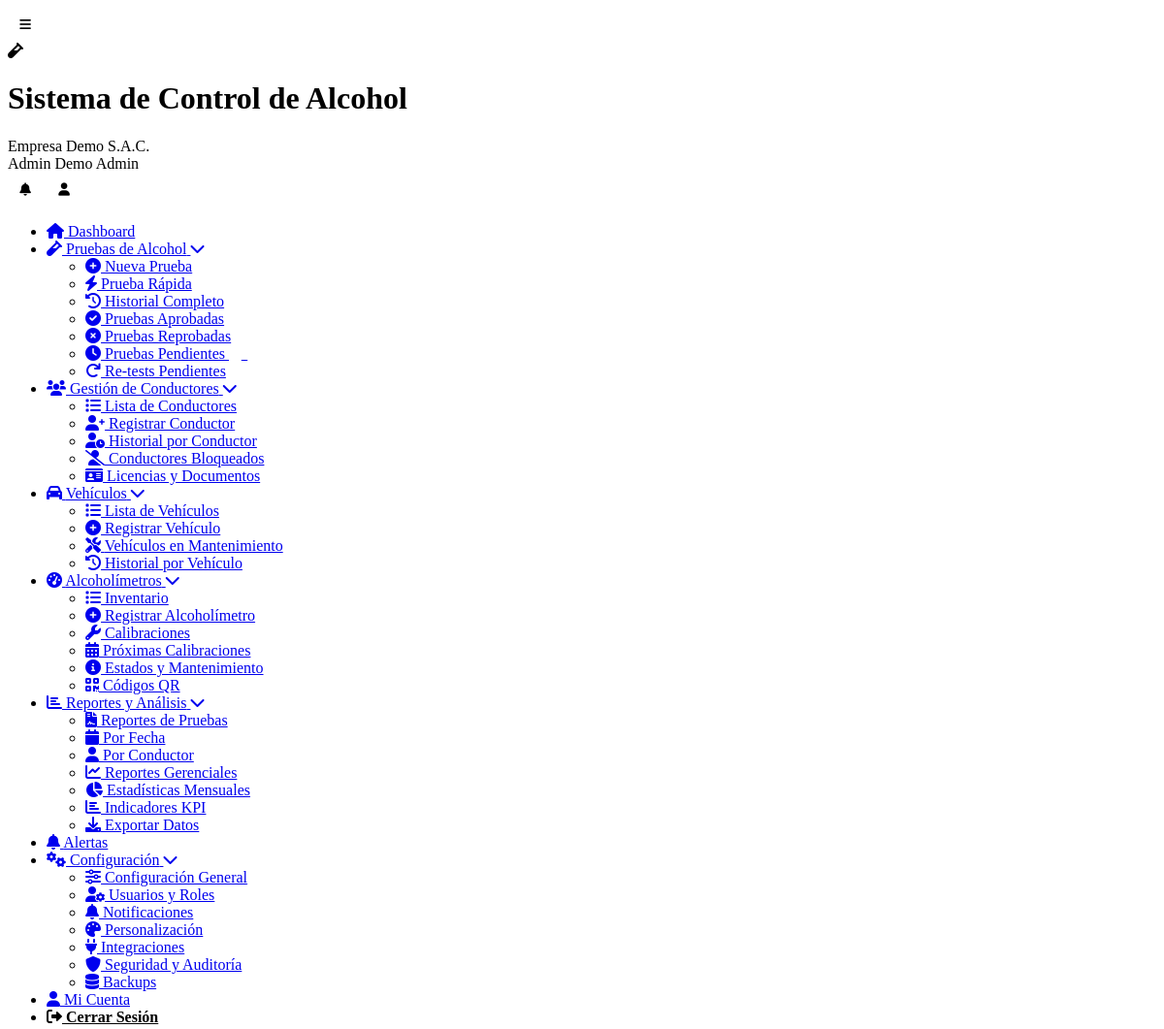
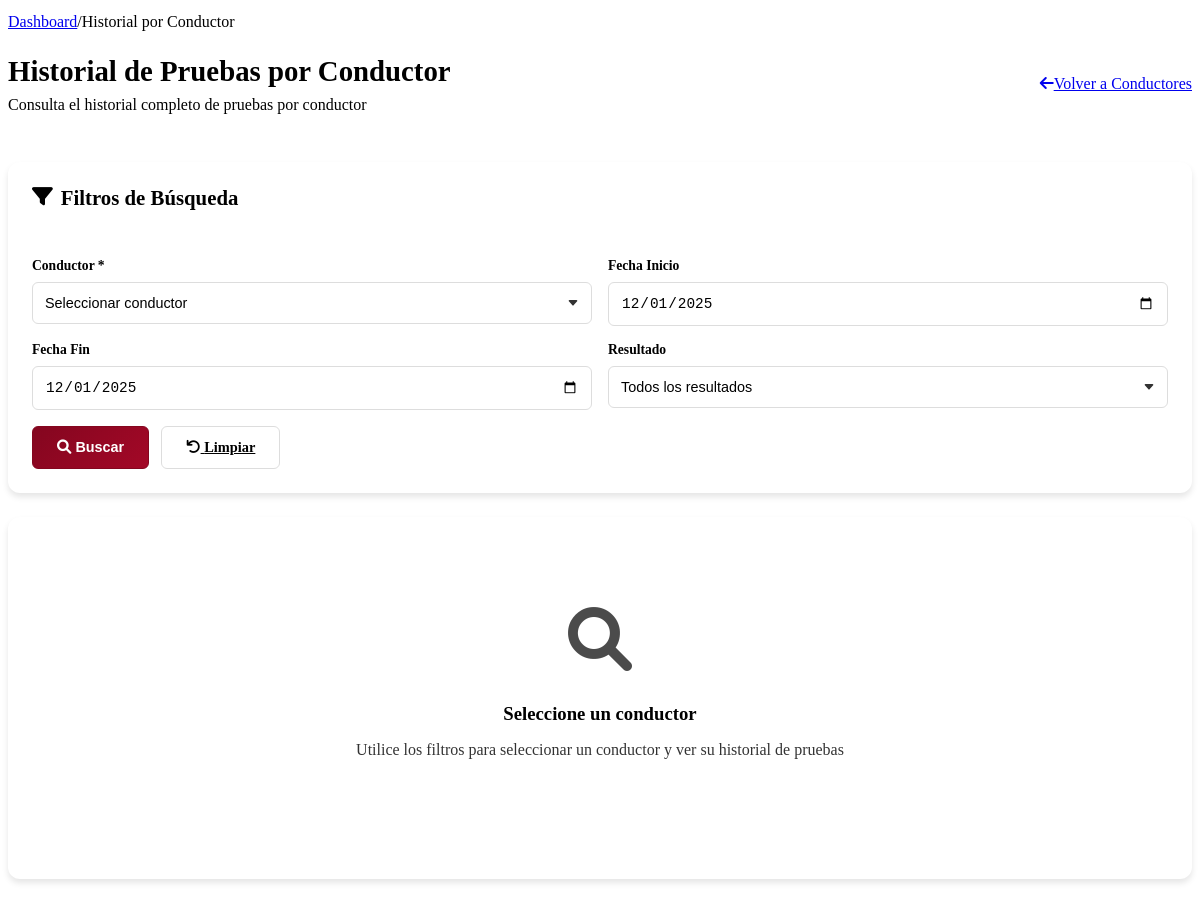
The app's page /historial-conductor.php (signed in) with its own data (2 pictures, top to bottom).
### tables this page shows
CREATE TABLE `usuarios` (
  `id` int(11) NOT NULL,
  `cliente_id` int(11) DEFAULT NULL,
  `nombre` varchar(100) NOT NULL,
  `apellido` varchar(100) DEFAULT NULL,
  `email` varchar(255) NOT NULL,
  `password` varchar(255) NOT NULL,
  `telefono` varchar(20) DEFAULT NULL,
  `dni` varchar(15) DEFAULT NULL,
  `rol` enum('super_admin','admin','supervisor','operador','conductor','auditor') NOT NULL,
  `foto_perfil` varchar(255) DEFAULT NULL,
  `estado` tinyint(1) DEFAULT 1,
  `ultimo_login` timestamp NULL DEFAULT NULL,
  `token_recuperacion` varchar(100) DEFAULT NULL,
  `fecha_expiracion_token` datetime DEFAULT NULL,
  `intentos_login` int(11) DEFAULT 0,
  `bloqueado_hasta` datetime DEFAULT NULL,
  `fecha_creacion` timestamp NULL DEFAULT current_timestamp()
);

CREATE TABLE `clientes` (
  `id` int(11) NOT NULL,
  `nombre_empresa` varchar(255) NOT NULL,
  `ruc` varchar(20) NOT NULL,
  `direccion` text DEFAULT NULL,
  `telefono` varchar(20) DEFAULT NULL,
  `email_contacto` varchar(255) DEFAULT NULL,
  `plan_id` int(11) NOT NULL,
  `logo` varchar(255) DEFAULT NULL,
  `color_primario` varchar(7) DEFAULT '#2196F3',
  `color_secundario` varchar(7) DEFAULT '#1976D2',
  `fecha_registro` timestamp NULL DEFAULT current_timestamp(),
  `fecha_vencimiento` date DEFAULT NULL,
  `estado` enum('activo','inactivo','suspendido','prueba') DEFAULT 'prueba',
  `token_api` varchar(100) DEFAULT NULL,
  `modo_demo` tinyint(1) DEFAULT 1
);

### historial-conductor.php (the view, shortened to what the rows shown need)
<?php
require_once __DIR__ . '/includes/Database.php';
$page_title = 'Historial de Pruebas por Conductor';
require_once __DIR__ . '/includes/header.php';
?>
<div class="content-body">
    <div class="dashboard-header">
        <div class="welcome-section">
            <h1><?php echo $page_title; ?></h1>
        </div>
    </div>
</div>
<?php
require_once __DIR__ . '/includes/footer.php';
?>

### includes/header.php (shortened to what the rows shown need)
<?php
$database = new Database();
$user_id = $_SESSION['user_id'] ?? null;
$user_query = $database->fetchOne("
    SELECT u.*, c.nombre_empresa, c.logo, c.color_primario, c.color_secundario, p.nombre_plan
    FROM usuarios u
    LEFT JOIN clientes c ON u.cliente_id = c.id
    LEFT JOIN planes p ON c.plan_id = p.id
    WHERE u.id = ?
", [$user_id]);
?>
<!DOCTYPE html>
<html lang="es">
<head>
	<link rel="stylesheet" href="<?php echo BASE_URL; ?>/assets/css/simple-style.css">
    <link rel="stylesheet" href="<?php echo BASE_URL; ?>/assets/css/responsive.css">
	<link rel="stylesheet" href="<?php echo BASE_URL; ?>/assets/css/dashboard-enhancements.css">
    <link href="https://cdnjs.cloudflare.com/ajax/libs/font-awesome/6.0.0/css/all.min.css" rel="stylesheet">
</head>
<body>
    <div class="app-container">
        <header class="app-header">
            <div class="header-content">
                <div class="brand-section">
                    <div class="brand-text">
                        <h1 class="app-name"><?php echo SITE_NAME; ?></h1>
                        <span class="client-name"><?php echo htmlspecialchars($user_query['nombre_empresa'] ?? 'Empresa'); ?></span>
                    </div>
                </div>
                <div class="user-menu">
                    <div class="user-info">
                        <span class="user-name"><?php echo htmlspecialchars(($user_query['nombre'] ?? 'Usuario') . ' ' . ($user_query['apellido'] ?? 'Sistema')); ?></span>
                        <span class="user-role"><?php echo ucfirst(str_replace('_', ' ', $user_query['rol'] ?? 'usuario')); ?></span>
                    </div>
                </div>
            </div>
        </header>
        <div class="main-content">
            <main class="content-area">
                <div class="content-body">

### records on screen
usuarios: cliente.nombre_empresa "Empresa Demo S.A.C.", nombre+apellido "Admin Demo", rol "Admin"

### other values on screen
SITE_NAME "Sistema de Control de Alcohol"
$crumb "Dashboard"
$crumb "Historial por Conductor"
$page_title "Historial de Pruebas por Conductor"
